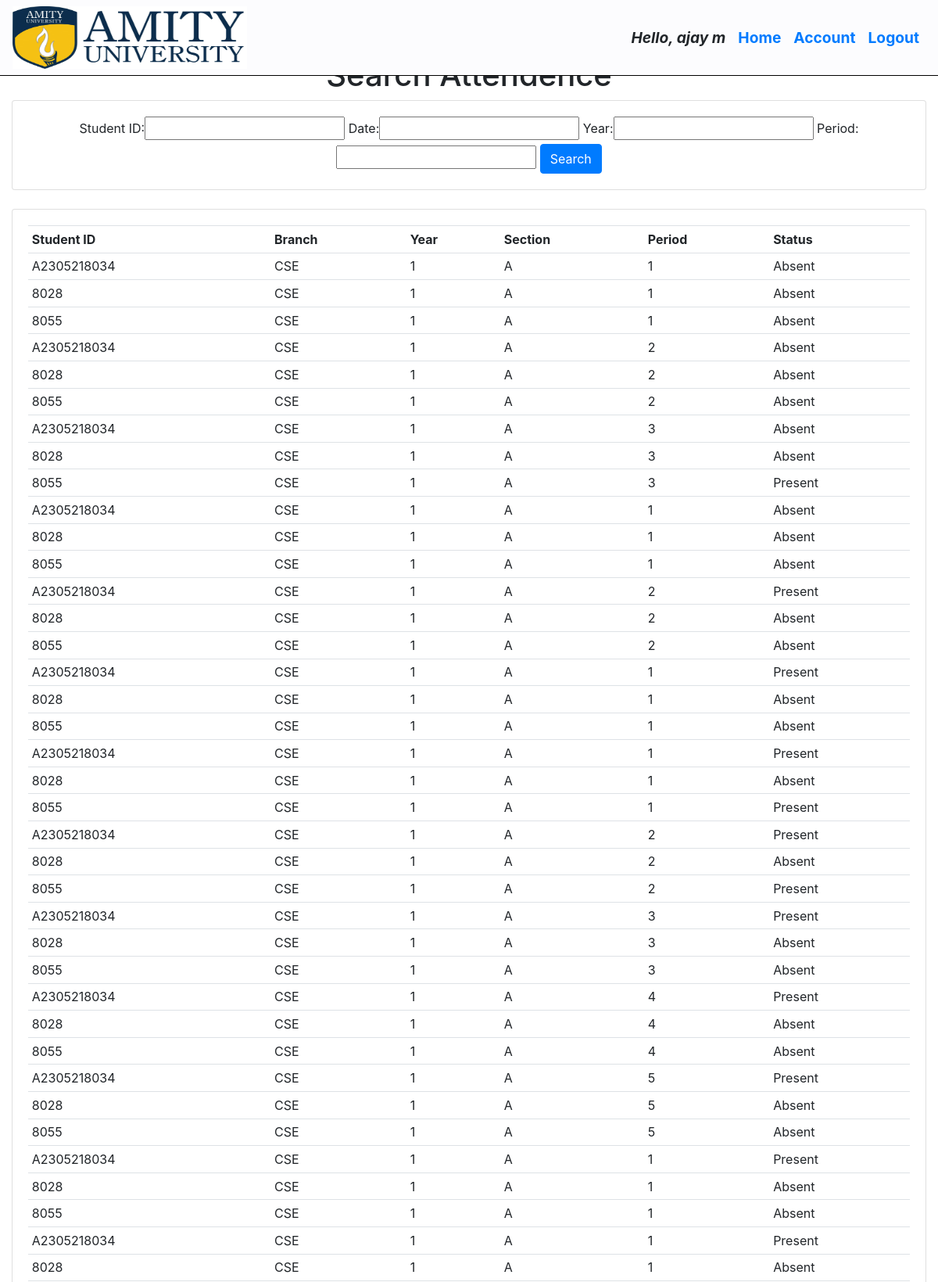
/searchattendence/ (signed in, upper part), run on the app's committed database.
### attendence_sys/models.py (models this page shows, shortened)
class Faculty(models.Model):
    user = models.OneToOneField(User, null = True, blank = True, on_delete= models.CASCADE)
    firstname = models.CharField(max_length=200, null=True, blank=True)
    lastname = models.CharField(max_length=200, null=True, blank=True)
    phone = models.CharField(max_length=200, null=True)
    email = models.CharField(max_length=200, null=True)
    profile_pic = models.ImageField(upload_to=user_directory_path ,null=True, blank=True)
    def __str__(self):
        return str(self.firstname + " " + self.lastname)

class Attendence(models.Model):
    Faculty_Name = models.CharField(max_length=200, null=True, blank=True)
    Student_ID = models.CharField(max_length=200, null=True, blank=True)
    date = models.DateField(auto_now_add = True, null = True)
    time = models.TimeField(auto_now_add=True, null = True)
    branch = models.CharField(max_length=200, null = True)
    year = models.CharField(max_length=200, null = True)
    section = models.CharField(max_length=200, null = True)
    period = models.CharField(max_length=200, null = True)
    status = models.CharField(max_length=200, null = True, default='Absent')

### attendence_sys/views.py (the view)
# urls.py: path('searchattendence/', views.searchAttendence, name='searchattendence'),
def searchAttendence(request):
    attendences = Attendence.objects.all()
    myFilter = AttendenceFilter(request.GET, queryset=attendences)
    attendences = myFilter.qs
    context = {'myFilter':myFilter, 'attendences': attendences, 'ta':False}
    return render(request, 'attendence_sys/attendence.html', context)

### attendence_sys/templates/attendence_sys/attendence.html (shortened to what this page needs)
{% extends 'attendence_sys/main.html' %}
{% block content %}
{% if ta == False %}
<center><h1>Search Attendence</h1></center>
<div class="row">
	<div class="col">
		<div class="card card-body">
			<center>
				<form method="get">
					{{myFilter.form}}
		    		<button class="btn btn-primary" type="submit">Search</button>
				</form>
			</center>
		</div>
	</div>
</div>
<br>
<div class="row">
	<div class="col-sm-12">
		<div class="card card-body">
			<table class="table table-sm">
				<tr>
					<th>Student ID</th>
					<th>Branch</th>
					<th>Year</th>
					<th>Section</th>
					<th>Period</th>
					<th>Status</th>
				</tr>
				{% for attendence in attendences %}
				<tr>
                    <td>{{ attendence.Student_ID }}</td>
					<td>{{ attendence.branch }}</td>
					<td>{{ attendence.year }}</td>
					<td>{{ attendence.section }}</td>
					<td>{{ attendence.period }}</td>
					<td>{{ attendence.status }}</td>
				</tr>
				{% endfor %}
			</table>
		</div>
	</div>
</div>
{% endif %}
{% endblock %}

### attendence_sys/templates/attendence_sys/navbar.html (shortened to what this page needs)
{% load static %}
<nav class="navbar navbar-expand-lg fixed-top">
 <img src="{% static 'images/R.jpg' %}" height="80px" width="300px">
  <div class="collapse navbar-collapse" id="navbarNav">
    <ul class="navbar-nav ml-auto">
      <li class="nav-item active">
        <span class="nav-link" style="font-size: larger;"><b><i>Hello, {{ request.user.faculty }}</i></b></span>
      </li>
      <li class="nav-item active">
        <a href="{% url 'home' %}" class="nav-link" style="font-size: larger;"><b>Home</b></a>
      </li>
      <li class="nav-item active">
        <a class="nav-link" href="{% url 'account' %}"style="font-size: larger;"><b>Account</b></a>
      </li>
      <li class="nav-item active">
        <a class="nav-link" href="{% url 'logout' %}"style="font-size: larger;"><b>Logout</b></a>
      </li>
    </ul>
  </div>
</nav>

### attendence_sys/templates/attendence_sys/main.html (style rules this page uses)
body, html { margin: 0; padding: 0; height: 100%; background-image: url("https://amity.edu/NSPG/CRIMEAN2019/assets/img/all/about.jpg"); background-repeat: no-repeat; background-size: 100% 200%; }

### attendence_sys/templates/attendence_sys/navbar.html (style rules this page uses)
.navbar { border-bottom: 1px solid black; background-color: rgb(252, 252, 254); }

### data on the page
Attendence: Student_ID "A2305218034", branch "CSE", year "1", section "A", period "1", status "Absent"
Attendence: Student_ID "8028", branch "CSE", year "1", section "A", period "1", status "Absent"
Attendence: Student_ID "8055", branch "CSE", year "1", section "A", period "1", status "Absent"
Attendence: Student_ID "A2305218034", branch "CSE", year "1", section "A", period "2", status "Absent"
Attendence: Student_ID "8028", branch "CSE", year "1", section "A", period "2", status "Absent"
Attendence: Student_ID "8055", branch "CSE", year "1", section "A", period "2", status "Absent"
Attendence: Student_ID "A2305218034", branch "CSE", year "1", section "A", period "3", status "Absent"
Attendence: Student_ID "8028", branch "CSE", year "1", section "A", period "3", status "Absent"
Attendence: Student_ID "8055", branch "CSE", year "1", section "A", period "3", status "Present"
Attendence: Student_ID "A2305218034", branch "CSE", year "1", section "A", period "1", status "Absent"
Attendence: Student_ID "8028", branch "CSE", year "1", section "A", period "1", status "Absent"
Attendence: Student_ID "8055", branch "CSE", year "1", section "A", period "1", status "Absent"
Attendence: Student_ID "A2305218034", branch "CSE", year "1", section "A", period "2", status "Present"
Attendence: Student_ID "8028", branch "CSE", year "1", section "A", period "2", status "Absent"
Attendence: Student_ID "8055", branch "CSE", year "1", section "A", period "2", status "Absent"
Attendence: Student_ID "A2305218034", branch "CSE", year "1", section "A", period "1", status "Present"
Attendence: Student_ID "8028", branch "CSE", year "1", section "A", period "1", status "Absent"
Attendence: Student_ID "8055", branch "CSE", year "1", section "A", period "1", status "Absent"
Attendence: Student_ID "A2305218034", branch "CSE", year "1", section "A", period "1", status "Present"
Attendence: Student_ID "8028", branch "CSE", year "1", section "A", period "1", status "Absent"
Attendence: Student_ID "8055", branch "CSE", year "1", section "A", period "1", status "Present"
Attendence: Student_ID "A2305218034", branch "CSE", year "1", section "A", period "2", status "Present"
Attendence: Student_ID "8028", branch "CSE", year "1", section "A", period "2", status "Absent"
Attendence: Student_ID "8055", branch "CSE", year "1", section "A", period "2", status "Present"
Attendence: Student_ID "A2305218034", branch "CSE", year "1", section "A", period "3", status "Present"
Attendence: Student_ID "8028", branch "CSE", year "1", section "A", period "3", status "Absent"
Attendence: Student_ID "8055", branch "CSE", year "1", section "A", period "3", status "Absent"
Attendence: Student_ID "A2305218034", branch "CSE", year "1", section "A", period "4", status "Present"
Attendence: Student_ID "8028", branch "CSE", year "1", section "A", period "4", status "Absent"
Attendence: Student_ID "8055", branch "CSE", year "1", section "A", period "4", status "Absent"
Attendence: Student_ID "A2305218034", branch "CSE", year "1", section "A", period "5", status "Present"
Attendence: Student_ID "8028", branch "CSE", year "1", section "A", period "5", status "Absent"
Attendence: Student_ID "8055", branch "CSE", year "1", section "A", period "5", status "Absent"
Attendence: Student_ID "A2305218034", branch "CSE", year "1", section "A", period "1", status "Present"
Attendence: Student_ID "8028", branch "CSE", year "1", section "A", period "1", status "Absent"
Attendence: Student_ID "8055", branch "CSE", year "1", section "A", period "1", status "Absent"
Attendence: Student_ID "A2305218034", branch "CSE", year "1", section "A", period "1", status "Present"
Attendence: Student_ID "8028", branch "CSE", year "1", section "A", period "1", status "Absent"

### other printed values
{{ request.user.faculty }} "ajay m"
